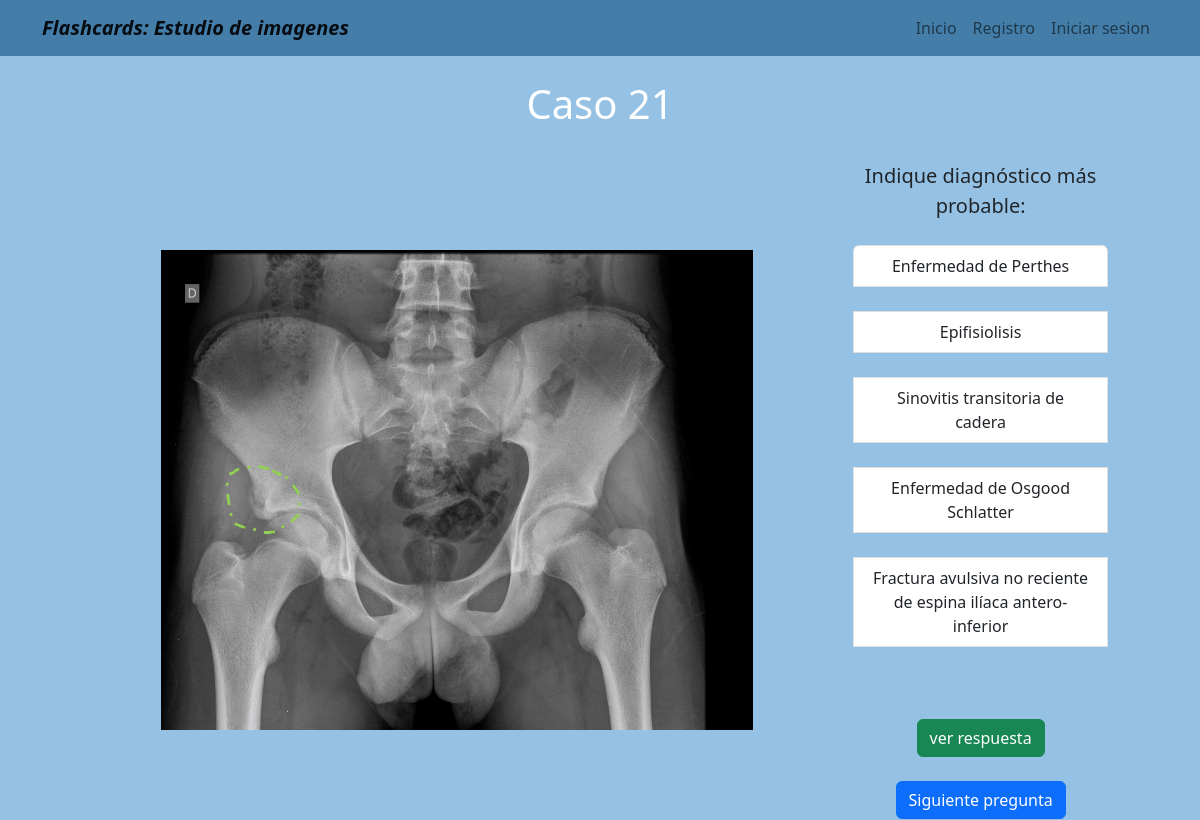
/alternativas/21/, run on the app's committed database.
### alternativas/models.py (models this page shows)
class secc_alternativa(models.Model):
    numero_respuesta_alt= PositiveSmallIntegerField(default=1)
    alternativa_1= CharField(max_length=100, blank=True)
    alternativa_2= CharField(max_length=100, blank=True)
    alternativa_3= CharField(max_length=100, blank=True)
    alternativa_4= CharField(max_length=100, blank=True)
    alternativa_5= CharField(max_length=100, blank=True)
    alternativa_respuesta= CharField(max_length=100, blank=True)
    descripcion_breve = CharField(max_length=600, blank=True)
    url_info_esp= URLField(blank=True)
    url_info_ing= URLField(blank=True)
    imagen_con_patologia= ImageField(upload_to='estudio/images/')
    pregunta= CharField(max_length=500, blank=True)

### alternativas/views.py (the view)
# urls.py: path('21/', veintiuno, name='veintiuno'),
def veintiuno(request):
    veintiuno= secc_alternativa.objects.filter(numero_respuesta_alt=21)
    return render(request, '21.html',{'veintiuno':veintiuno})

### alternativas/templates/21.html
{% extends "layout.html" %}
{% block content %}
{% for info in veintiuno %}
<h1 style="color:white ; text-align:center;"> Caso {{info.numero_respuesta_alt}}</h1> <br/>
  <td style="padding-left: 20px;">
    <img src=" {{info.imagen_con_patologia.url}}" width="75%" > <br>
  </td>
  <td style="padding-right: 50px;">
    <a style=" font-size: 20px">{{info.pregunta}} </a> <br><br>
    <div class="list-group">
      <a class="list-group-item list-group-item-action">{{info.alternativa_1}} </a> <br>
      <a class="list-group-item list-group-item-action">{{info.alternativa_2}} </a> <br>
      <a class="list-group-item list-group-item-action">{{info.alternativa_3}} </a> <br>
      <a class="list-group-item list-group-item-action">{{info.alternativa_4}} </a> <br>
      <a class="list-group-item list-group-item-action">{{info.alternativa_5}} </a> <br>
  </div>
  <br> <br> <a class="btn btn-success text-center contenedor-boton-inicio" href="{% url 'veintiuno_r' %}" role="button" > ver respuesta </a>
  <br> <br> <a class="btn btn-primary text-center contenedor-boton-inicio" href="{% url 'veintidos' %}" role="button" > Siguiente pregunta </a>
</td>
{% endfor %}
{% endblock %}

### home/templates/layout.html (style rules this page uses)
body { background-color:#95c2e4; text-align: center; }
.contenedor-boton-inicio { display: inline-flex; }

### data on the page
secc_alternativa: numero_respuesta_alt "21", imagen_con_patologia (picture), pregunta "Indique diagnóstico más probable:", alternativa_1 "Enfermedad de Perthes", alternativa_2 "Epifisiolisis", alternativa_3 "Sinovitis transitoria de cadera", alternativa_4 "Enfermedad de Osgood Schlatter", alternativa_5 "Fractura avulsiva no reciente de espina ilíaca antero-inferior"
